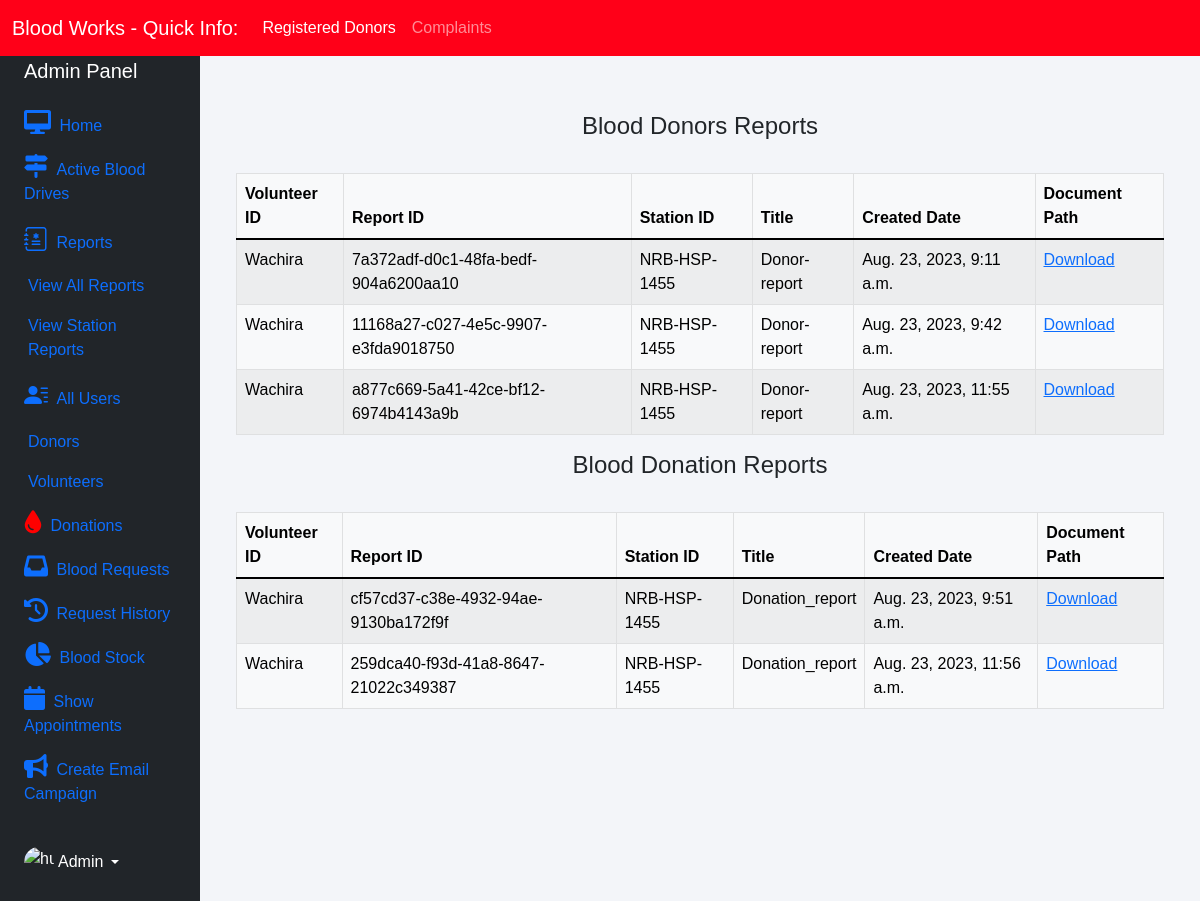
Screenshot of /view-all-reports with the database file from the repository.
### volunteer/models.py (models this page shows, shortened)
class DonorReport(models.Model):
    volunteer = models.ForeignKey(VolunteerRegistration, on_delete=models.CASCADE)
    report_id = models.CharField(max_length=50, primary_key=True, default=uuid.uuid4())
    station_id = models.CharField(max_length=50, null=True, default="x")
    title = models.CharField(max_length=100, default='Donation-report')
    file = models.FileField(upload_to='reports/donor-reports/', null=True, blank=True)
    created_at = models.DateTimeField(auto_now_add=False)

class DonationReport(models.Model):
    volunteer = models.ForeignKey(VolunteerRegistration, on_delete=models.CASCADE)
    report_id = models.CharField(max_length=50, primary_key=True, default=uuid.uuid4())
    station_id = models.CharField(max_length=50, null=True, default="x")
    title = models.CharField(max_length=100, default='Donation-report')
    file = models.FileField(upload_to='reports/donation-reports/', null=True, blank=True)
    created_at = models.DateTimeField(auto_now_add=False)

### appointments/models.py (models this page shows)
class VolunteerRegistration(models.Model):
    volunteer_id = models.CharField(primary_key=True, default=uuid.uuid4(), max_length=20)
    user = models.OneToOneField(User, on_delete=models.CASCADE, null=True, blank=True)
    name = models.CharField(max_length=100)
    email = models.EmailField()
    phone = models.CharField(validators=[phoneNumberRegex], unique=True, max_length=16)
    location = models.CharField(max_length=100, choices=counties)
    reason = models.CharField(max_length=500, default="")
    blood_drive = models.ForeignKey(BloodDrives, on_delete=models.CASCADE, null=True)
    def __str__(self):
        return self.name

### blood/views.py (the view)
# urls.py: path('view-all-reports', views.view_all_reports, name='view-all-reports'),
def view_all_reports(request):
    donor_reports = vmodels.DonorReport.objects.all()
    donation_reports = vmodels.DonationReport.objects.all()
    return render(request, 'blood/admin_view_reports.html', {'donor_reports': donor_reports, 'donation_reports': donation_reports})

### templates/blood/admin_view_reports.html (shortened to what this page needs)
{% extends 'blood/adminbase.html' %}
{% block content %}
{% load widget_tweaks %}
{%load static%}
<head>
</head>
<br><br>
<div class="container">
    <H4 class="text-center">Blood Donors Reports</H4><br>
    <table class="table table-light table-hover table-bordered table-striped">
        <thead class="bg-info">
            <tr>
                <th scope="col">Volunteer ID</th>
                <th scope="col">Report ID</th>
                <th scope="col">Station ID</th>
                <th scope="col">Title</th>
                <th scope="col">Created Date</th>
                <th scope="col">Document Path</th>
            </tr>
        </thead>
        <tbody>
            {% for t in donor_reports %}
            <tr>
                <td> {{t.volunteer}}</td>
                <td>{{t.report_id}}</td>
                <td>{{t.station_id}}</td>
                <td>{{t.title}}</td>
                <td>{{t.created_at}}</td>
                <td><a href="{% url 'download-donor-report' t.report_id  %}">Download</a></td>
            </tr>
            {% endfor %}
        </tbody>
    </table>
</div>
<div class="container">
    <H4 class="text-center">Blood Donation Reports</H4><br>
    <table class="table table-light table-hover table-bordered table-striped">
        <thead class="bg-info">
            <tr>
                <th scope="col">Volunteer ID</th>
                <th scope="col">Report ID</th>
                <th scope="col">Station ID</th>
                <th scope="col">Title</th>
                <th scope="col">Created Date</th>
                <th scope="col">Document Path</th>
            </tr>
        </thead>
        <tbody>
            {% for t in donation_reports %}
            <tr>
                <td> {{t.volunteer}}</td>
                <td>{{t.report_id}}</td>
                <td>{{t.station_id}}</td>
                <td>{{t.title}}</td>
                <td>{{t.created_at}}</td>
                <td><a href="{% url 'download-donation-report' t.report_id  %}">Download</a></td>
            </tr>
            {% endfor %}
        </tbody>
    </table>
</div>
{% endblock content %}

### templates/blood/adminbase.html (style rules this page uses)
* { margin: 0; padding: 0; box-sizing: border-box; list-style: none; text-decoration: none; font-family: 'Josefin Sans', sans-serif; }
body { background-color: #f3f5f9; }

### rows the page displays
DonorReport: volunteer "Wachira", report_id "7a372adf-d0c1-48fa-bedf-904a6200aa10", station_id "NRB-HSP-1455", title "Donor-report", created_at "Aug. 23, 2023, 9:11 a.m."
DonorReport: volunteer "Wachira", report_id "11168a27-c027-4e5c-9907-e3fda9018750", station_id "NRB-HSP-1455", title "Donor-report", created_at "Aug. 23, 2023, 9:42 a.m."
DonorReport: volunteer "Wachira", report_id "a877c669-5a41-42ce-bf12-6974b4143a9b", station_id "NRB-HSP-1455", title "Donor-report", created_at "Aug. 23, 2023, 11:55 a.m."
DonationReport: volunteer "Wachira", report_id "cf57cd37-c38e-4932-94ae-9130ba172f9f", station_id "NRB-HSP-1455", title "Donation_report", created_at "Aug. 23, 2023, 9:51 a.m."
DonationReport: volunteer "Wachira", report_id "259dca40-f93d-41a8-8647-21022c349387", station_id "NRB-HSP-1455", title "Donation_report", created_at "Aug. 23, 2023, 11:56 a.m."
